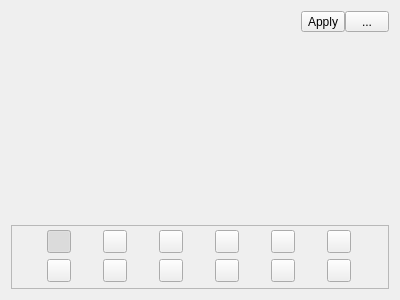
<?xml version="1.0" encoding="UTF-8"?>
<ui version="4.0">
 <class>MainPresetEditingWidget</class>
 <widget class="QWidget" name="MainPresetEditingWidget">
  <property name="geometry">
   <rect>
    <x>0</x>
    <y>0</y>
    <width>400</width>
    <height>300</height>
   </rect>
  </property>
  <property name="windowTitle">
   <string>Dialog</string>
  </property>
  <layout class="QVBoxLayout" name="verticalLayout" stretch="0,3,1">
   <property name="spacing">
    <number>0</number>
   </property>
   <item>
    <layout class="QHBoxLayout" name="horizontalLayout" stretch="1,0,0">
     <item>
      <widget class="QLabel" name="titleLabel">
       <property name="text">
        <string/>
       </property>
      </widget>
     </item>
     <item>
      <widget class="QToolButton" name="applyButton">
       <property name="text">
        <string>Apply</string>
       </property>
      </widget>
     </item>
     <item>
      <widget class="QToolButton" name="menuButton">
       <property name="text">
        <string>   ...   </string>
       </property>
      </widget>
     </item>
    </layout>
   </item>
   <item>
    <widget class="PresetEditorWidget" name="editorWidget" native="true"/>
   </item>
   <item>
    <widget class="QFrame" name="selectorsFrame">
     <property name="frameShape">
      <enum>QFrame::StyledPanel</enum>
     </property>
     <property name="frameShadow">
      <enum>QFrame::Raised</enum>
     </property>
     <layout class="QGridLayout" name="gridLayout">
      <property name="topMargin">
       <number>4</number>
      </property>
      <property name="bottomMargin">
       <number>4</number>
      </property>
      <item row="0" column="0">
       <widget class="QToolButton" name="clockYellowButton">
        <property name="text">
         <string/>
        </property>
        <property name="checkable">
         <bool>true</bool>
        </property>
        <property name="checked">
         <bool>true</bool>
        </property>
       </widget>
      </item>
      <item row="0" column="3">
       <widget class="QToolButton" name="clockGreenButton">
        <property name="text">
         <string/>
        </property>
        <property name="checkable">
         <bool>true</bool>
        </property>
       </widget>
      </item>
      <item row="0" column="4">
       <widget class="QToolButton" name="clockWhiteButton">
        <property name="text">
         <string/>
        </property>
        <property name="checkable">
         <bool>true</bool>
        </property>
       </widget>
      </item>
      <item row="0" column="2">
       <widget class="QToolButton" name="clockOrangeButton">
        <property name="text">
         <string/>
        </property>
        <property name="checkable">
         <bool>true</bool>
        </property>
       </widget>
      </item>
      <item row="0" column="5">
       <widget class="QToolButton" name="clockBlueButton">
        <property name="text">
         <string/>
        </property>
        <property name="checkable">
         <bool>true</bool>
        </property>
       </widget>
      </item>
      <item row="0" column="1">
       <widget class="QToolButton" name="clockRedButton">
        <property name="text">
         <string/>
        </property>
        <property name="checkable">
         <bool>true</bool>
        </property>
       </widget>
      </item>
      <item row="1" column="0">
       <widget class="QToolButton" name="aclockYellowButton">
        <property name="text">
         <string/>
        </property>
        <property name="checkable">
         <bool>true</bool>
        </property>
       </widget>
      </item>
      <item row="1" column="1">
       <widget class="QToolButton" name="aclockRedButton">
        <property name="text">
         <string/>
        </property>
        <property name="checkable">
         <bool>true</bool>
        </property>
       </widget>
      </item>
      <item row="1" column="2">
       <widget class="QToolButton" name="aclockOrangeButton">
        <property name="text">
         <string/>
        </property>
        <property name="checkable">
         <bool>true</bool>
        </property>
       </widget>
      </item>
      <item row="1" column="3">
       <widget class="QToolButton" name="aclockGreenButton">
        <property name="text">
         <string/>
        </property>
        <property name="checkable">
         <bool>true</bool>
        </property>
       </widget>
      </item>
      <item row="1" column="4">
       <widget class="QToolButton" name="aclockWhiteButton">
        <property name="text">
         <string/>
        </property>
        <property name="checkable">
         <bool>true</bool>
        </property>
       </widget>
      </item>
      <item row="1" column="5">
       <widget class="QToolButton" name="aclockBlueButton">
        <property name="text">
         <string/>
        </property>
        <property name="checkable">
         <bool>true</bool>
        </property>
       </widget>
      </item>
     </layout>
    </widget>
   </item>
  </layout>
 </widget>
 <customwidgets>
  <customwidget>
   <class>PresetEditorWidget</class>
   <extends>QWidget</extends>
   <header>src/View/PresetEditorWidget.h</header>
   <container>1</container>
  </customwidget>
 </customwidgets>
 <resources/>
 <connections/>
</ui>
